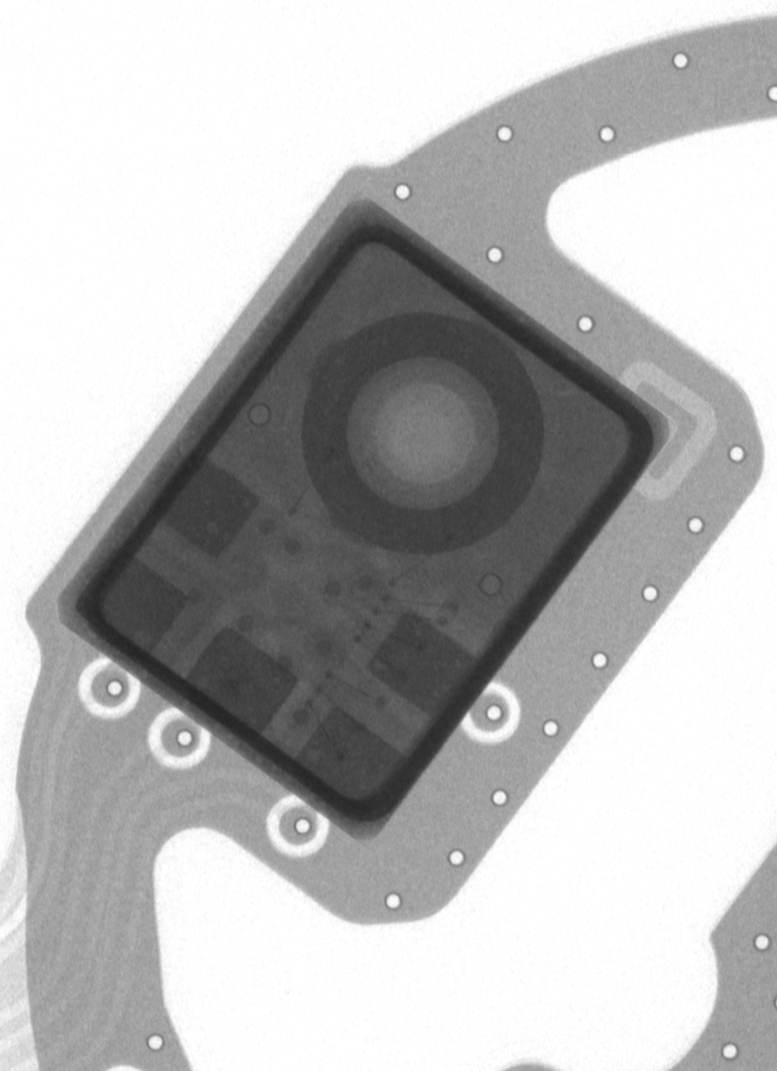
//> input picture Image/test.tif, 777 x 1071 px
$ ./HoughCircle   (built with g++ and OpenCV 4)
//> lines starting //> are read from the running program, lines starting //| are printed output that depends on the picture; after the words box and inside, x2 and y2 are one past the last pixel; in counts of white or black regions, pixels touching at a corner belong together
#include <opencv2/opencv.hpp>
#include <vector>
#include <cmath>
#include <cstdint>

using namespace std;
using namespace cv;

vector<Vec3f> houghCircle(const Mat& image, double dp, double minDist, double param1, double param2, int min_radius, int max_radius) {
	Mat edges;
	Canny(image, edges, param1 / 2, param1);

	Mat dx, dy;
	Sobel(image, dx, CV_32F, 1, 0, 3);
	Sobel(image, dy, CV_32F, 0, 1, 3);

	int acc_width = static_cast<int>(image.cols / dp);
	int acc_height = static_cast<int>(image.rows / dp);
	if (acc_width < 1 || acc_height < 1) {
		return vector<Vec3f>();
	}

	vector<vector<vector<int>>> accumulator(
		acc_height, vector<vector<int>>(
			acc_width, vector<int>(
				max_radius - min_radius + 1, 0)));

	const double pi = 3.141592653589793;

	for (int y = 0; y < image.rows; ++y) {
		for (int x = 0; x < image.cols; ++x) {
			if (edges.at<uchar>(y, x) == 255) {
				float gx = dx.at<float>(y, x);
				float gy = dy.at<float>(y, x);
				float theta = atan2(gy, gx);

				for (int r = min_radius; r <= max_radius; ++r) {
					for (int sign : {-1, 1}) {
						int a = static_cast<int>((x + sign * r * cos(theta)) / dp);
						int b = static_cast<int>((y + sign * r * sin(theta)) / dp);

						if (a >= 0 && a < acc_width && b >= 0 && b < acc_height) {
							accumulator[b][a][r - min_radius]++;
						}
					}
				}
			}
		}
	}

	vector<Vec3f> circles;
	for (int y = 0; y < acc_height; ++y) {
		for (int x = 0; x < acc_width; ++x) {
			for (int r = min_radius; r <= max_radius; ++r) {
				if (accumulator[y][x][r - min_radius] >= param2) {
					float img_x = x * dp;
					float img_y = y * dp;
					circles.emplace_back(img_x, img_y, static_cast<float>(r));
				}
			}
		}
	}

	vector<Vec3f> filtered_circles;
	for (const auto& circle : circles) {
		bool keep = true;
		for (const auto& kept_circle : filtered_circles) {
			float dx = circle[0] - kept_circle[0];
			float dy = circle[1] - kept_circle[1];
			float distance = sqrt(dx * dx + dy * dy);
			if (distance < minDist) {
				keep = false;
				break;
			}
		}
		if (keep) {
			filtered_circles.push_back(circle);
		}
	}

	Mat color_image;
	cvtColor(edges, color_image, COLOR_GRAY2BGR);

	for (const auto& circleE : filtered_circles) {
		float x = circleE[0];
		float y = circleE[1];
		float r = circleE[2];
		circle(color_image, Point(static_cast<int>(x), static_cast<int>(y)),
			static_cast<int>(r), Scalar(0, 255, 0), 2);
	}

	return filtered_circles;
}

int main() {
	Mat image = imread("D:/FresherXavisTech/Image/test.tif", IMREAD_GRAYSCALE);
//> image is the input picture: 1071 rows x 777 cols, CV_8UC1; min 35, max 255, mean 185
	if (image.empty()) {
		cerr << "Cannot open the image!" << endl;
		return -1;
	}

	Mat blurred;
	//GaussianBlur(image, blurred, Size(5, 5), 1.5);
	bilateralFilter(image, blurred, -1, 4.0, 35);

	Ptr<CLAHE> clahe = createCLAHE();
	clahe->setClipLimit(2.0);
	clahe->setTilesGridSize(Size(9, 9));
	Mat claheResult;
	clahe->apply(blurred, claheResult);
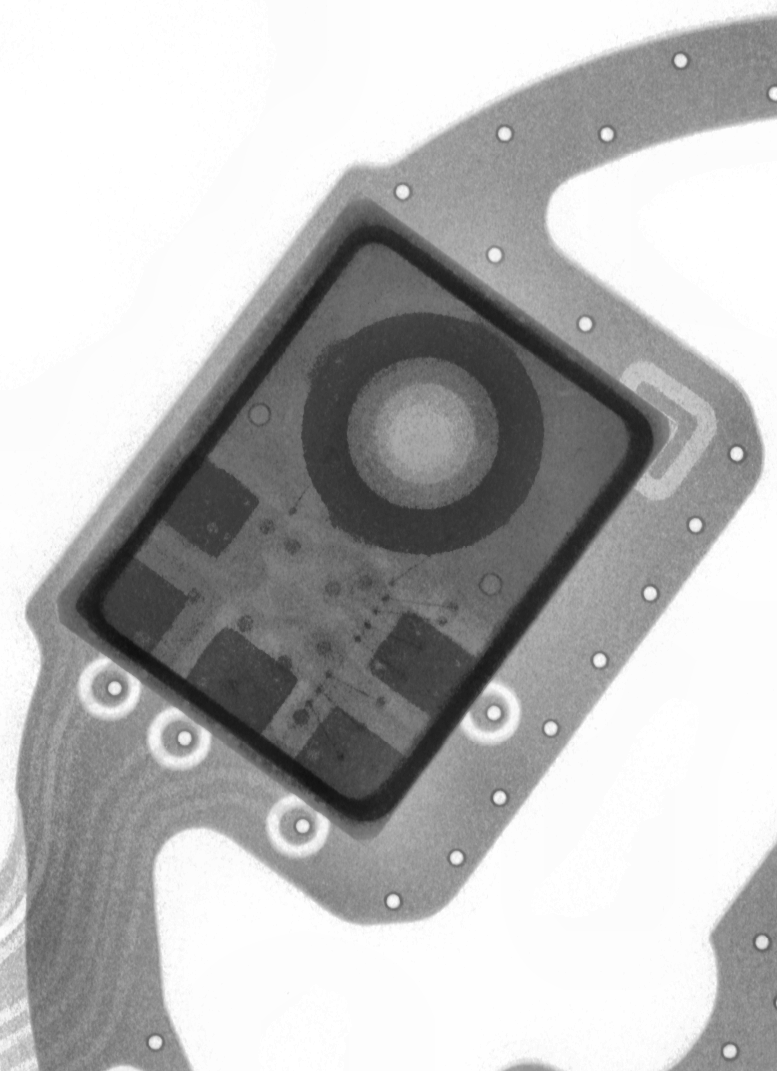
//> claheResult: 1071 rows x 777 cols, CV_8UC1; min 15, max 255, mean 183.1

	bilateralFilter(claheResult, blurred, -1, 4.0, 35);

	vector<Vec3f> circles = houghCircle(blurred, 1.0, 5, 100.0, 10, 1, 50);
//> in houghCircle, `Canny(image, edges, param1 / 2, param1);`:
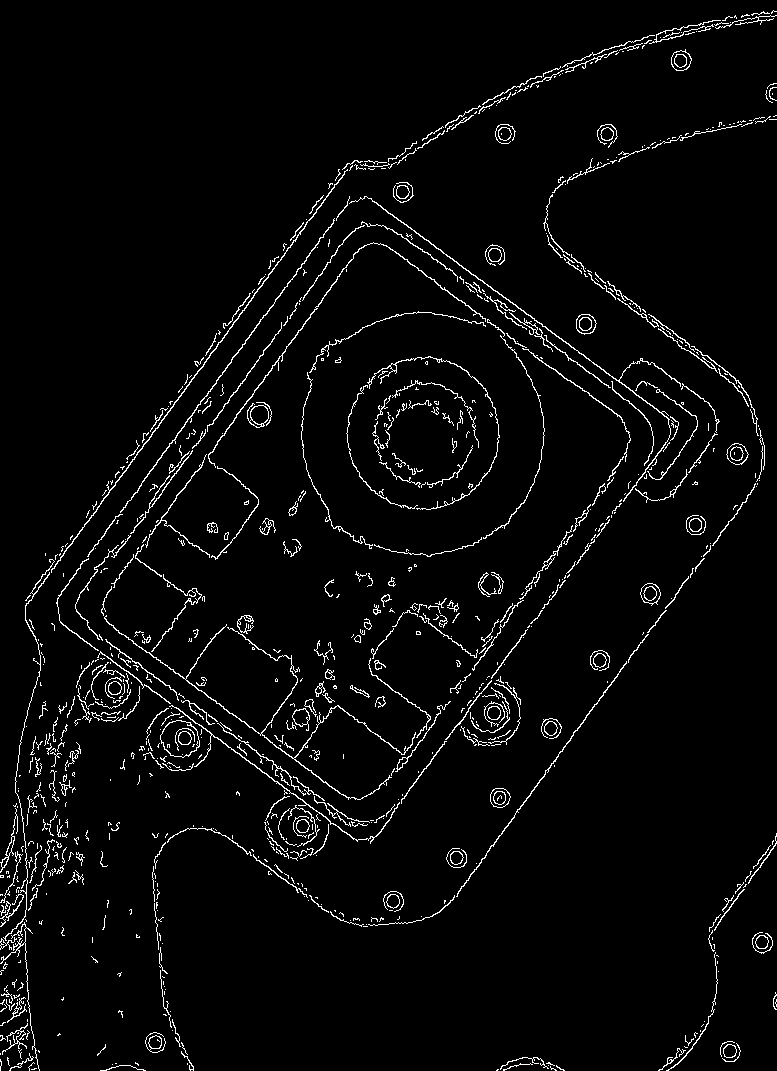
//> edges: 1071 rows x 777 cols, CV_8UC1; 3.5% white in thin lines or dots
//> in houghCircle, `Sobel(image, dy, CV_32F, 0, 1, 3);`:
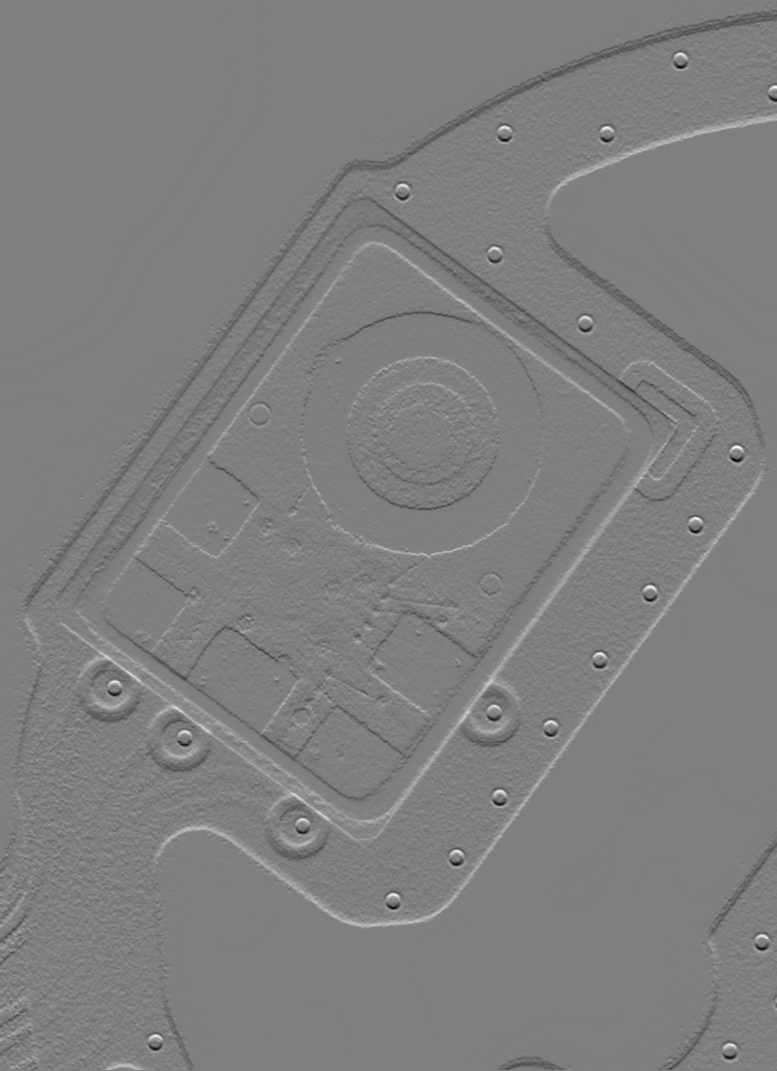
//> dy: 1071 rows x 777 cols, CV_32FC1; min -372, max 373, mean -0.3; drawn with min black and max white
//> the loop in houghCircle, `for (const auto& circle : circles)` made 127 passes
//> keep on passes 1 to 12: true, false, false, false, true, true, false, false, false, false, true, false
//> in houghCircle, `cvtColor(edges, color_image, COLOR_GRAY2BGR);`: color_image: 1071 rows x 777 cols, CV_8UC3; 3.5% white in thin lines or dots
//> after the loop in houghCircle, `for (const auto& circleE : filtered_circles)`:
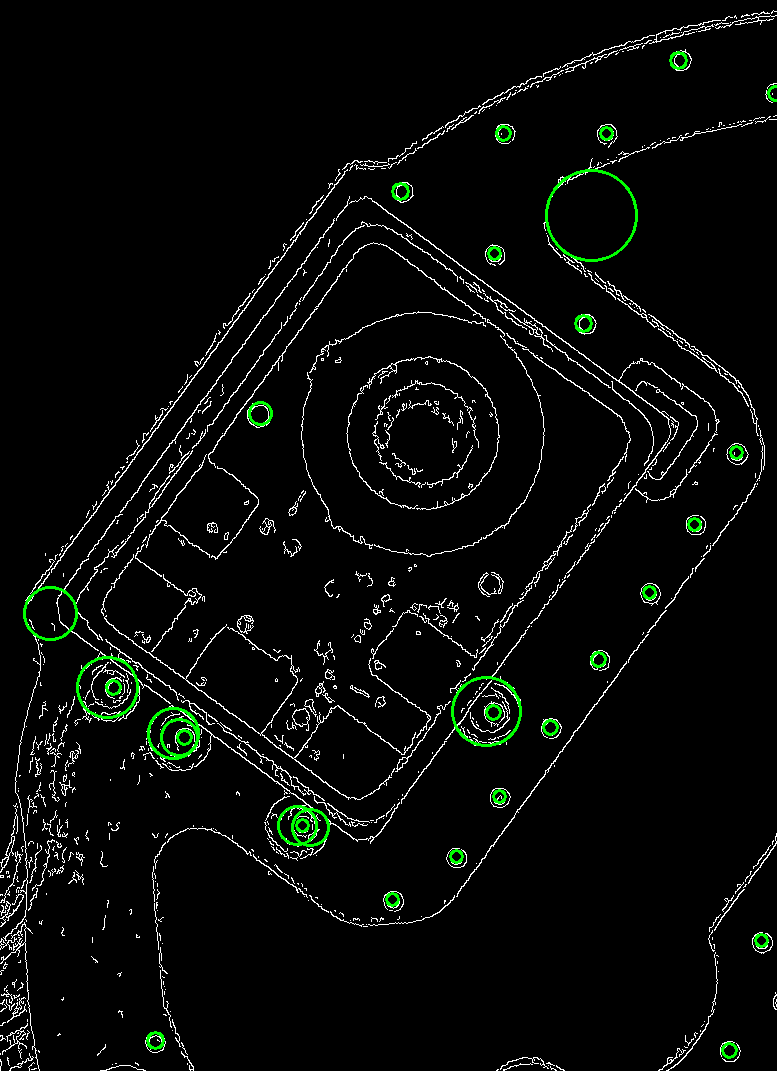
//> color_image: 1071 rows x 777 cols, CV_8UC3; mean B, G, R 8.4, 10.5, 8.4
//> circles = 31 items, first 12: [678, 60, 8], [775, 93, 7], [503, 133, 7], [606, 133, 6], [400, 191, 8], [591, 215, 45], [494, 253, 6], [583, 323, 8], [260, 413, 11], [736, 452, 6], [694, 524, 6], [649, 592, 6]
	//HoughCircles(claheResult, circles, HOUGH_GRADIENT, 1.0, 10.0, 100.0, 20, 125, 150);

	Mat color_image = imread("D:/FresherXavisTech/Image/test.tif");
	for (const auto& circleE : circles) {
		float x = circleE[0];
		float y = circleE[1];
		float r = circleE[2];
		circle(color_image, Point(static_cast<int>(x), static_cast<int>(y)),
			static_cast<int>(r), Scalar(0, 255, 0), 2);
	}
//> this loop made 31 passes
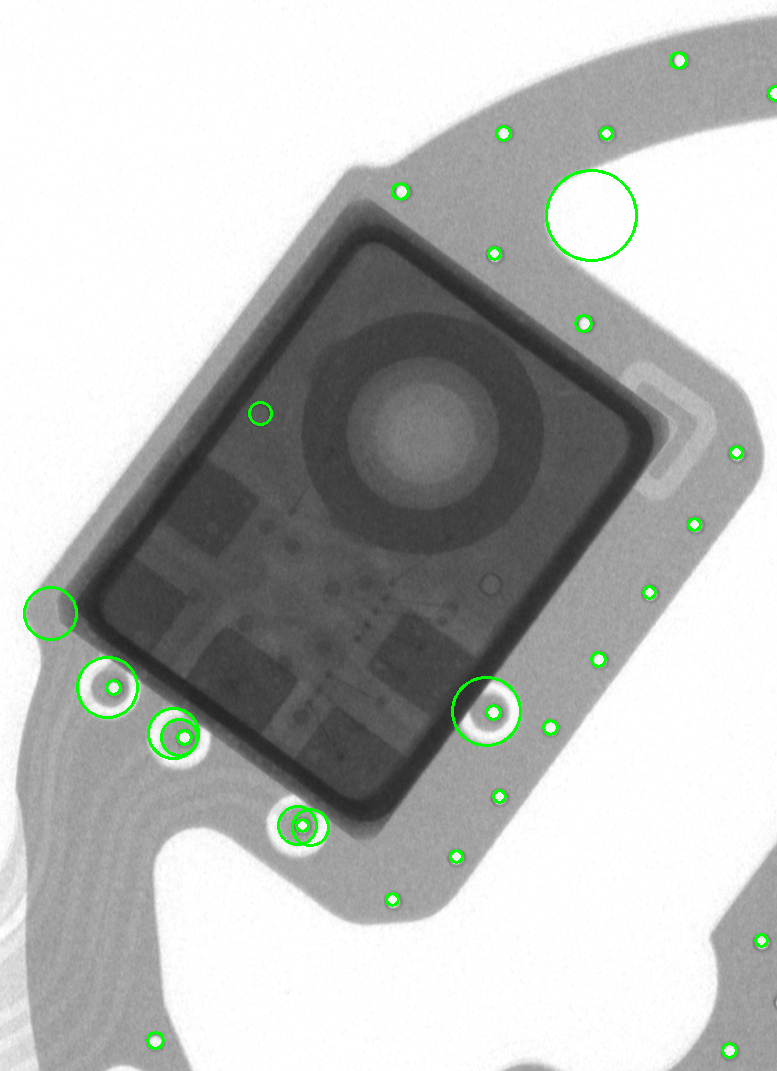
//> color_image: 1071 rows x 777 cols, CV_8UC3; 0.82% of pixels changed, all inside (x1, y1, x2, y2) = (23, 51, 777, 1059)

	imwrite("output.jpg", color_image);
	imshow("Detected Circles", color_image);
	waitKey(0);

	return 0;
}

$ run again, with Image/240129_A556_PANEL ID_43(14_38)_M 1(F 1_2).tif copied over Image/test.tif
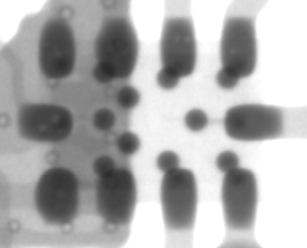
//> input picture Image/240129_A556_PANEL ID_43(14_38)_M 1(F 1_2).tif, 307 x 248 px
//> image is the input picture: 248 rows x 307 cols, CV_8UC1; min 41, max 255, mean 176.5
//> edges: 248 rows x 307 cols, CV_8UC1; 6.7% white in thin lines or dots
//> the loop in houghCircle, `for (const auto& circle : circles)` made 48 passes
//> keep on passes 1 to 8: true, false, true, true, true, false, false, false
//> after the loop in houghCircle, `for (const auto& circleE : filtered_circles)`:
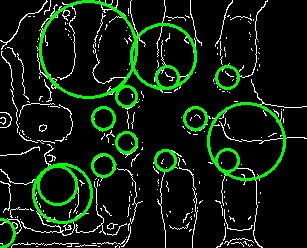
//> color_image: 248 rows x 307 cols, CV_8UC3; mean B, G, R 13.4, 29.8, 13.4
//> `vector<Vec3f> circles = houghCircle(blurred, 1.0, 5, 100.0, 10, 1, 50);`: circles = 15 items, first 12: [88, 49, 48], [163, 56, 32], [167, 77, 11], [227, 77, 11], [126, 96, 10], [103, 118, 11], [195, 118, 11], [246, 141, 38], [126, 142, 10], [165, 160, 10], [227, 160, 11], [103, 165, 11]
//> the loop `for (const auto& circleE : circles)` made 15 passes
//> after the loop `for (const auto& circleE : circles)`:
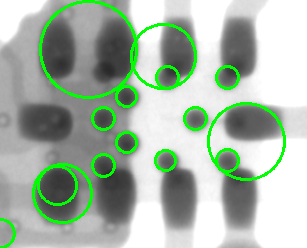
//> color_image: 248 rows x 307 cols, CV_8UC3; 6.42% of pixels changed, all inside (x1, y1, x2, y2) = (0, 0, 286, 248)
